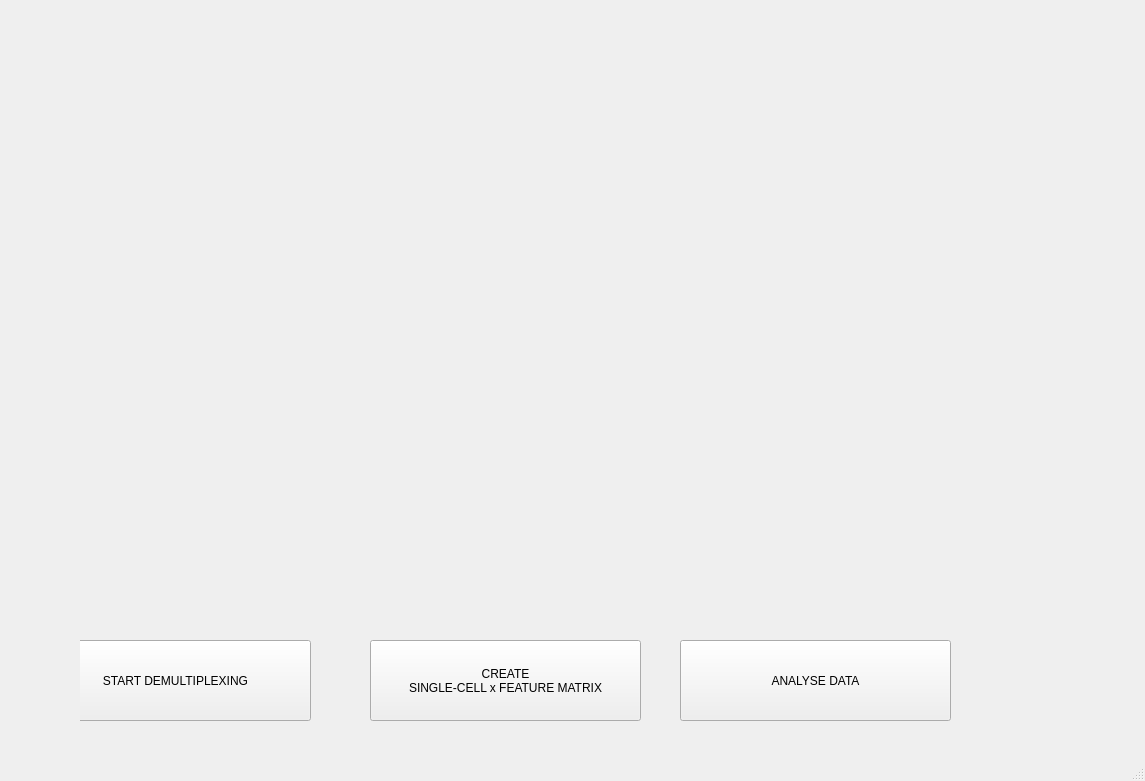
<?xml version="1.0" encoding="UTF-8"?>
<ui version="4.0">
 <class>StartWindow</class>
 <widget class="QMainWindow" name="StartWindow">
  <property name="geometry">
   <rect>
    <x>0</x>
    <y>0</y>
    <width>1145</width>
    <height>781</height>
   </rect>
  </property>
  <property name="windowTitle">
   <string>MainWindow</string>
  </property>
  <widget class="QWidget" name="centralwidget">
   <widget class="QWidget" name="ImageWidget" native="true">
    <property name="geometry">
     <rect>
      <x>80</x>
      <y>20</y>
      <width>881</width>
      <height>741</height>
     </rect>
    </property>
    <widget class="QPushButton" name="DemultiplexButton">
     <property name="geometry">
      <rect>
       <x>-40</x>
       <y>620</y>
       <width>271</width>
       <height>81</height>
      </rect>
     </property>
     <property name="text">
      <string>START DEMULTIPLEXING</string>
     </property>
    </widget>
    <widget class="QPushButton" name="CreateMatrixButton">
     <property name="geometry">
      <rect>
       <x>290</x>
       <y>620</y>
       <width>271</width>
       <height>81</height>
      </rect>
     </property>
     <property name="text">
      <string>CREATE 
SINGLE-CELL x FEATURE MATRIX</string>
     </property>
    </widget>
    <widget class="QPushButton" name="AnalyseButton">
     <property name="geometry">
      <rect>
       <x>600</x>
       <y>620</y>
       <width>271</width>
       <height>81</height>
      </rect>
     </property>
     <property name="text">
      <string>ANALYSE DATA</string>
     </property>
    </widget>
   </widget>
  </widget>
  <widget class="QMenuBar" name="menubar">
   <property name="geometry">
    <rect>
     <x>0</x>
     <y>0</y>
     <width>1145</width>
     <height>24</height>
    </rect>
   </property>
  </widget>
  <widget class="QStatusBar" name="statusbar"/>
 </widget>
 <resources/>
 <connections/>
</ui>
